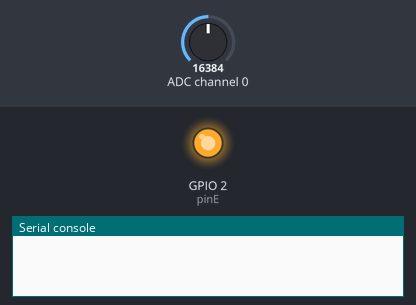
The program below on a simulated ESP32 board running MicroPython. Parts: output pins drawn as LEDs (lit = HIGH), the last lines printed to the serial console. The inputs (shaded band) are chosen by the test bench; at power-on: ADC channel 0 = 16384 (analog values on the 0–32767 scale). At 1.4 s the program stops and its outputs stay as they are.

Above: at 1.2 s.
1.3 s: ADC channel 0 set to 22936
At 1.8 s:
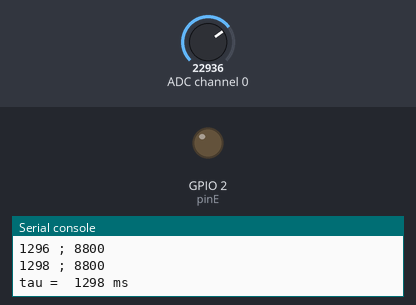
Timing chart, 0 to 2.9 s (numbered marks = the images above; inputs shaded):
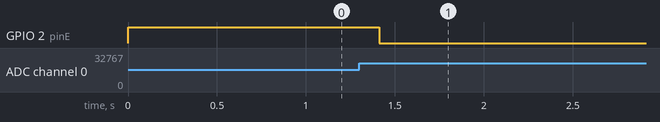

The program:

Condensateur_constante_temps.py
```python
# Charge condensateur - I2C ADC 16 bits ADS1115

from machine import I2C, Pin
from ads1x15 import ADS1115
import time

################ Paramétrage CAN I2C ADS1115 ####################
i2c = I2C(freq=400000,sda=21,scl=22)
adc = ADS1115(i2c,0x48,0)

# adc = ADS1115(i2c, address, gain)
# Gain value - 0 as default
# 0 : 6.144V # 2/3x
# 1 : 4.096V # 1x
# 2 : 2.048V # 2x
# 3 : 1.024V # 4x
# 4 : 0.512V # 8x
# 5 : 0.256V # 16x

###################### Déclaration ##############################
pinE = Pin(2, Pin.OUT) # Source de tension E du circuit RC
t = []                 # Tableau temps
N = []                 # Tableau N

################# Début charge du condensateur ##################
pinE.value(1)            # E = Vcc
to = time.ticks_ms()  # Instant initial
N.append(adc.read(7))

######################### Mesures ###############################
while N[-1] < 11271 :  # 17659 x 0.63
    t.append(time.ticks_diff(time.ticks_ms(), to))
    N.append(adc.read(7))    # Rate 0 à 7 (voir doc)

################# Affichage données en CSV ######################
print('t;N')
print('ms;_')
for i in range(len(t)) :
    print(t[i], ';', N[i])
    #U = N*6.105/32767  # Real value

print('tau = ', t[-1], 'ms')

################# Decharge du condensateur ######################
pinE.value(0)          # E = 0 V

################### Fermeture port I2C ##########################
i2c.deinit() # Close I2C
```

Measured:
- after the input at 1.3 s, GPIO 2 (pinE): HIGH → LOW after 0.11 s
